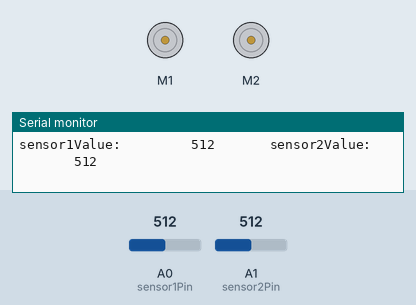
Simulated run of this sketch. Board: Arduino Uno, built with avr-gcc and run on an emulated ATmega328P. Shown: 2 × DC motor (green arrow = forward, orange = backward, longer = faster), the last lines printed to the serial monitor. The inputs (shaded band) are chosen by the test bench; at power-on: A0 (sensor1Pin) = 512, A1 (sensor2Pin) = 512.

Above: at 1.5 s.
1.6 s: A0 (sensor1Pin) set to 1023
At 3.3 s:
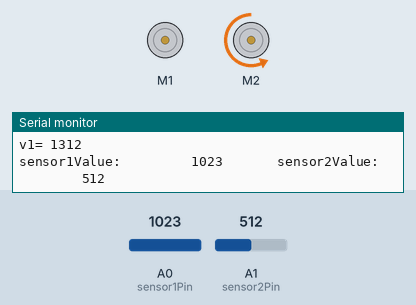
4.6 s: A0 (sensor1Pin) set to 900
At 4.92 s:
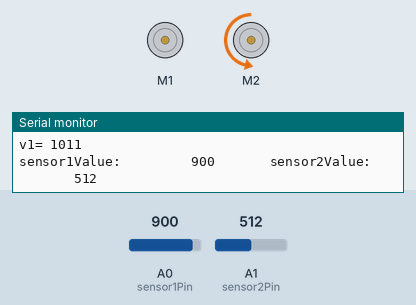
6.6 s: A0 (sensor1Pin) set to 0
At 8.2 s:
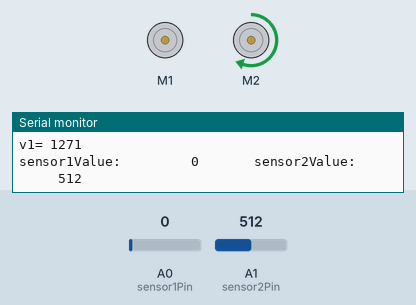
8.9 s: A0 (sensor1Pin) set to 122
At 9.5 s:
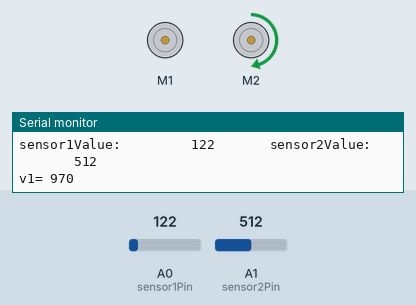
11.3 s: A1 (sensor2Pin) set to 104
14.3 s: A1 (sensor2Pin) set to 94
Timing chart, 0 to 17.3 s (numbered marks = the images above; inputs shaded):
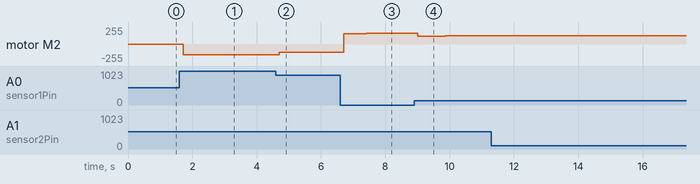

The sketch:

motor_potentiometre_code.ino
```cpp
#include <USBSabertooth.h>
#include <SoftwareSerial.h>
#include<Wire.h>

SoftwareSerial      SWSerial(NOT_A_PIN, 11);  // RX on no pin (unused), TX on pin 11 (to S1).
USBSabertoothSerial C(SWSerial);              // Use SWSerial as the serial port.

USBSabertooth ST(C, 128);

char c;


// sensor1 for Motor2
// sensor2 for Motor1

int sensor1Pin = A0;    // select the input pin for the potentiometer
int sensor1Value = 0;  // variable to store the value coming from the sensor
int PresSensor1Value = 0;
int sensor2Pin = A1;    // select the input pin for the potentiometer
int sensor2Value = 0;  // variable to store the value coming from the sensor
int PresSensor2Value = 0;
long nbreTics = 0 ;
long nbreTours = 0;
int Vsensor1Min= 140;
int Vsensor1Max= 850;
int Vsensor2Min= 140;
int Vsensor2Max= 850;

int vitesse1=100;
int vitesse2=100;
int v1;
int v2;
double Kp1, Ki1, Kd1 ,Kp2, Ki2, Kd2 ;
double error1;
double error2;
double errorD1 = 0;
double errorI1 = 0;
double errorD2 = 0;
double errorI2 = 0;
double lasterror1 = 0;
double lasterror2 = 0;
int Tc = 5;
unsigned long t;

void setup()
{ Kp1=2.5;Ki1=0.0001;Kd1=0;
  Kp2=2.5;Ki2=0.0001;Kd2=0;

  Serial.begin(9600);
  SWSerial.begin(9600);
  delay(300);
  readSensoor();
  Serial.print("sensor1Value:         ");
  Serial.print(sensor1Value);
  Serial.print("       sensor2Value:         ");
  Serial.println(sensor2Value);
}


void loop()
{ // teta1 appartient à [30 , 750]
  // teta2 appartient à [200 , 1000]
  moove(500,500);
   if(Serial.available())
    {
    c=Serial.read();
    Serial.println(c);
    if(c=='a')
    {
    moove(650,500);
    moove(300,500);
    moove(650,500);
    moove(300,500);
    moove(500,650);
    moove(500,300);
    moove(500,650);
    moove(500,300);
    moove(500,500);
    moove(850,850);
    moove(500,850);
    moove(150,500);
    moove(150,150);
    moove(150,750);
    moove(500,500);
    moove(140,140);
    moove(850,850);
    moove(140,850);
    moove(850,140);
    moove(500,500);

    }
    else stopp();
    }

}


void MForward(int v1, int v2 ){ST.motor(1, v1);ST.motor(2, v2);}//2047
void MBackward(int v1 , int v2){ST.motor(1, -1*v1);ST.motor(2, -1*v2);}
void M1Forward(int v){ST.motor(1, v);}
void M1Backward(int v){ST.motor(1, -1*v);}
void M2Forward(int v){ST.motor(2,v);}
void M2Backward(int v){ST.motor(2,-1*v);}
void M1Stop(){ST.motor(1,0);}
void M2Stop(){ST.motor(2,0);}
void stopp(){ST.motor(1,0);ST.motor(2,0);}
void readSensoor(){ sensor1Value = analogRead(sensor1Pin);
                    sensor2Value = analogRead(sensor2Pin);
                    Serial.print("sensor1Value:         ");
                    Serial.print(sensor1Value);
                    Serial.print("       sensor2Value:         ");
                    Serial.println(sensor2Value);}
void testUsingSerial(){
    readSensoor();
    Serial.print("sensor1Value:         ");
    Serial.print(sensor1Value);
    Serial.print("       sensor2Value:         ");
    Serial.println(sensor2Value);


 if(Serial.available())
    {
    c=Serial.read();
    Serial.println(c);
      switch(c)
      { case '1': v1=0;v2=0;break;
        case '2': v1=500;v2=500;break;
        case '3': v1=700;v2=700;break;
        case '4': v1=900;v2=900;break;
        case '5': v1=1200;v2=1200;break;
        case '6': v1=1500;v2=1500;break;
        case '7': v1=1700;v2=1700;break;
        case '8': v1=1900;v2=1900;break;
        case '9': v1=2000;v2=2000;break;
        case 'W': moove(120,120);break;
        case 'w': moove(120,120);break;
        case 'F': M1Forward(v1);break;
        case 'B': M1Backward(v1);break;
        case 'L': M2Forward(v2);break;
        case 'R': M2Backward(v2);break;
        case 'I': MForward(v1,v2);break;
        case 'H': MBackward(v1,v2);break;
        case 'S': stopp();break;
        default: stopp();
       }

    }
 //   else stopp();
  }

void PID1(int teta1)
{
  error1=abs(teta1-sensor1Value);
  errorD1 = error1 - lasterror1;
  errorI1 += error1;
  lasterror1 = error1;
  v1 = Kp1*error1 + (Kd1*errorD1)/Tc + Ki1*errorI1*Tc;
  if (v1 > 2000) v1=2000;
  Serial.print("v1= ");Serial.println(v1);
}

void PID2(int teta2)
{
  error2=abs(teta2-sensor2Value);
  errorD2 = error2 - lasterror2;
  errorI2 += error2;
  lasterror2 = error2;
  v2 = Kp2*error2 + (Kd2*errorD2)/Tc + Ki2*errorI2*Tc;
  if (v2 > 2000) v2=2000;
  Serial.print("v2= ");Serial.println(v2);
}


void moove(int teta1 , int teta2)
{ v1=0; v2=0;
  bool AtPos1 = false;
  bool AtPos2 = false;
  if(teta1> Vsensor1Max) teta1 = Vsensor1Max;
  if(teta1< Vsensor1Min) teta1 = Vsensor1Min;
  if(teta2> Vsensor2Max) teta2 = Vsensor2Max;
  if(teta2< Vsensor2Min) teta2 = Vsensor2Min;
  readSensoor();
  lasterror1=0;  //abs(teta1-sensor1Value);
  lasterror2=0; //abs(teta2-sensor2Value);
  while( !AtPos1 || !AtPos2)
  { t= millis();
    readSensoor();
    if (!AtPos1){
      if (sensor1Value > teta1-50 && sensor1Value < teta1+50 ) {AtPos1=true; M2Stop;}
      else if(sensor1Value< teta1){PID1(teta1); M2Forward(v1);}
      else {PID1(teta1);M2Backward(v1);}}
    if (!AtPos2){
      if (sensor2Value > teta2-50 && sensor2Value < teta2+50) {AtPos2=true; M1Stop;}
      else if(sensor2Value< teta2) {PID2(teta2); M1Forward(v2);}
      else {PID2(teta2);M1Backward(v2);}}
   while((millis()-t)< Tc);
   }
  stopp();
}
```

Measured:
- after the input at 1.6 s, motor M2: stopped → backward 162/255 after 0.12 s, → backward 163/255 0.36 s later, → backward 164/255 2.3 s later
- after the input at 4.6 s, motor M2: backward 164/255 → backward 125/255 after 0.11 s, → backward 126/255 0.43 s later
- after the input at 6.6 s, motor M2: backward 126/255 → forward 157/255 after 0.11 s, → forward 158/255 0.70 s later
- after the input at 8.9 s, motor M2: forward 158/255 → forward 120/255 after 0.11 s, → forward 121/255 0.85 s later
